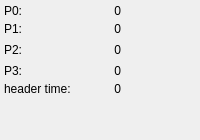
           <widget class="QWidget" name="TabPage1">
            <attribute name="title">
             <string>Counter Status</string>
            </attribute>
            <layout class="QGridLayout" name="gridLayout_13" columnstretch="2,1,2">
             <property name="leftMargin">
              <number>4</number>
             </property>
             <property name="topMargin">
              <number>4</number>
             </property>
             <property name="rightMargin">
              <number>4</number>
             </property>
             <property name="bottomMargin">
              <number>4</number>
             </property>
             <property name="spacing">
              <number>4</number>
             </property>
             <item row="1" column="0">
              <widget class="QLabel" name="textLabel1_3_3">
               <property name="text">
                <string>P1:</string>
               </property>
               <property name="wordWrap">
                <bool>false</bool>
               </property>
              </widget>
             </item>
             <item row="1" column="1">
              <widget class="QLabel" name="param1">
               <property name="text">
                <string>&lt;p align=&quot;right&quot;&gt;0&lt;/p&gt;</string>
               </property>
               <property name="wordWrap">
                <bool>false</bool>
               </property>
              </widget>
             </item>
             <item row="0" column="0">
              <widget class="QLabel" name="textLabel1_3">
               <property name="text">
                <string>P0:</string>
               </property>
               <property name="wordWrap">
                <bool>false</bool>
               </property>
              </widget>
             </item>
             <item row="0" column="1">
              <widget class="QLabel" name="param0">
               <property name="text">
                <string>&lt;p align=&quot;right&quot;&gt;0&lt;/p&gt;</string>
               </property>
               <property name="wordWrap">
                <bool>false</bool>
               </property>
              </widget>
             </item>
             <item row="4" column="0">
              <widget class="QLabel" name="textLabel1_2_3_2">
               <property name="text">
                <string>header time:</string>
               </property>
               <property name="wordWrap">
                <bool>false</bool>
               </property>
              </widget>
             </item>
             <item row="4" column="1">
              <widget class="QLabel" name="hTimeText">
               <property name="text">
                <string>0</string>
               </property>
               <property name="alignment">
                <set>Qt::AlignRight|Qt::AlignTrailing|Qt::AlignVCenter</set>
               </property>
               <property name="wordWrap">
                <bool>false</bool>
               </property>
              </widget>
             </item>
             <item row="2" column="1">
              <widget class="QLabel" name="param2">
               <property name="text">
                <string>&lt;p align=&quot;right&quot;&gt;0&lt;/p&gt;</string>
               </property>
               <property name="wordWrap">
                <bool>false</bool>
               </property>
              </widget>
             </item>
             <item row="3" column="1">
              <widget class="QLabel" name="param3">
               <property name="text">
                <string>&lt;p align=&quot;right&quot;&gt;0&lt;/p&gt;</string>
               </property>
               <property name="wordWrap">
                <bool>false</bool>
               </property>
              </widget>
             </item>
             <item row="5" column="0">
              <spacer name="verticalSpacer_6">
               <property name="orientation">
                <enum>Qt::Vertical</enum>
               </property>
               <property name="sizeHint" stdset="0">
                <size>
                 <width>20</width>
                 <height>40</height>
                </size>
               </property>
              </spacer>
             </item>
             <item row="2" column="0">
              <widget class="QLabel" name="textLabel1_3_4">
               <property name="text">
                <string>P2:</string>
               </property>
               <property name="wordWrap">
                <bool>false</bool>
               </property>
              </widget>
             </item>
             <item row="3" column="0">
              <widget class="QLabel" name="textLabel1_3_5">
               <property name="text">
                <string>P3:</string>
               </property>
               <property name="wordWrap">
                <bool>false</bool>
               </property>
              </widget>
             </item>
             <item row="2" column="2">
              <spacer name="horizontalSpacer_6">
               <property name="orientation">
                <enum>Qt::Horizontal</enum>
               </property>
               <property name="sizeHint" stdset="0">
                <size>
                 <width>40</width>
                 <height>20</height>
                </size>
               </property>
              </spacer>
             </item>
            </layout>
           </widget>
